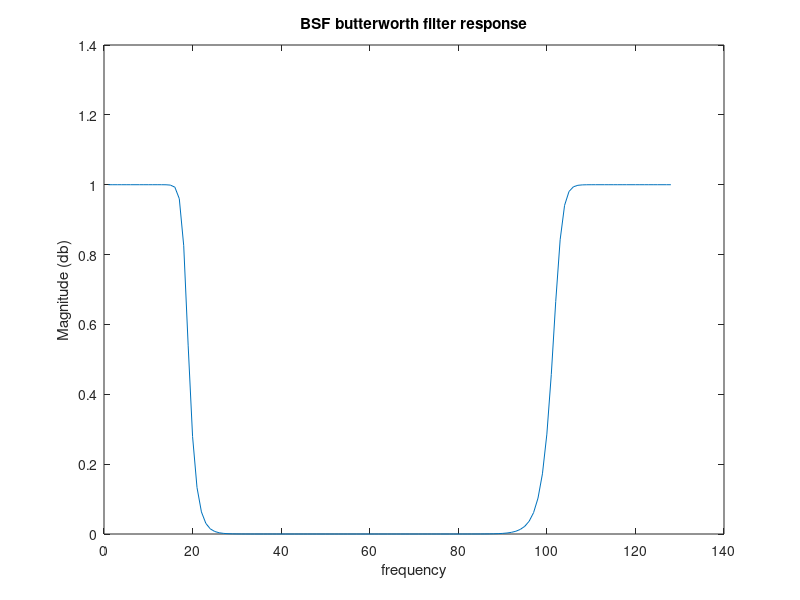

The MATLAB source for this figure:
clc;
clear all;
close all;
wp=[0.1 0.8]; % butter worth BSF [array of 2 points for bandpass and stop single point for low and high]
ws=[0.2 0.7];
rp=1; rs=50;
[n,wn]=buttord(wp,ws,rp,rs);
[b,a]=butter(n,wn,'stop'); %stop,bandpass,low,high
[h,w]=freqz(b,a,128);
plot(abs(h));
xlabel('frequency');
ylabel('Magnitude (db)');
title('BSF butterworth filter response');
